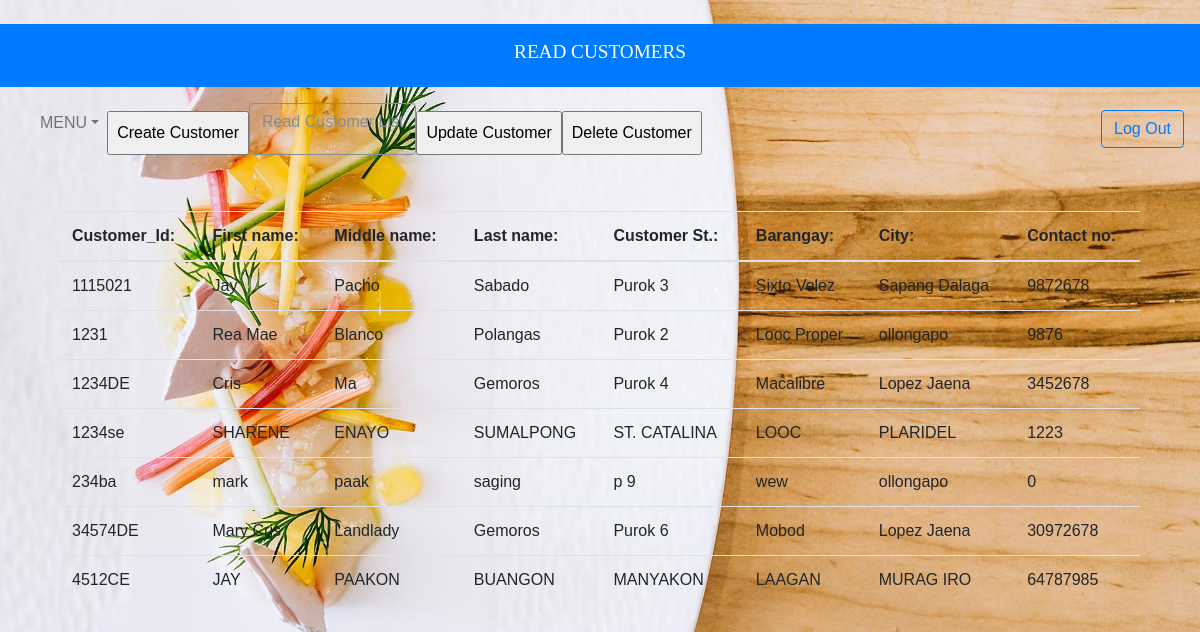
The app's page /cus_read.php with its own data.
### tables this page shows
CREATE TABLE `customer` (
  `customer_id` varchar(20) NOT NULL,
  `firstname` varchar(50) NOT NULL,
  `middlename` varchar(50) NOT NULL,
  `lastname` varchar(50) NOT NULL,
  `street` varchar(50) NOT NULL,
  `barangay` varchar(50) NOT NULL,
  `city` varchar(50) NOT NULL,
  `contact` int(11) NOT NULL
);

### cus_read.php (the view, shortened to what this page needs)
<!DOCTYPE html>
<html lang="en">
<head>
	<link rel="stylesheet" href="Bootstrap/css/bootstrap.min.css">
    <link rel="stylesheet" href="Style/style.css">
   </head>
<br><div class="text-center">
                <div class="header">
    		 <div class="p-3 mb-2 bg-primary text-white"><h1>READ CUSTOMERS</h1></div>
  		</div>
<nav class="navbar navbar-expand-lg navbar-light bg">
  <div class="collapse navbar-collapse" id="navbarSupportedContent">
    <ul class="navbar-nav mr-auto">
     <li class="nav-item dropdown">
    <a class="nav-link dropdown-toggle" data-toggle="dropdown" href="home.php" role="button" aria-haspopup="true" aria-expanded="false">MENU</a>
  </li>
	  <td>
       <a href="cus_create.php"><input type=button value="Create Customer"></a>
      </td>
	  <td>
       <a href="cus_read.php" button class="btn btn-outline-secondary my-2 my-sm-0" type="submit">Read Customer List</a>
      </td>
	  <td>
       <a href="cus_update.php"><input type=button value="Update Customer"></a>
      </td>
	  <td>
       <a href="cus_delete.php"><input type=button value="Delete Customer"></a>
      </td>
	</ul>
               <a href="logout.php" button class="btn btn-outline-primary my-2 my-sm-0" type="submit">Log Out</a>
	  </div>
</nav>
<body>
<div id="main">
 <div class="container">
  <center>
	<?php require_once 'cus_process.php';?>
	<div class="container">
	<?php
		$result = $mysqli->query("SELECT * FROM customer") or die($mysqli->error);
		?>
		<br><br>
			<table class="table">
				<thead>
					<tr>
						<th>Customer_Id:</th>
						<th>First name:</th>
						<th>Middle name:</th>
						<th>Last name:</th>
						<th>Customer St.:</th>
						<th>Barangay:</th>
						<th>City:</th>
						<th>Contact no:</th>
					</tr>
				</thead>
				<?php
					while($row=$result->fetch_assoc()):?>
					<thead class="thead-light">
						<tr>
							<td><?php echo $row['customer_id']?></td>
							<td><?php echo $row['firstname']?></td>
							<td><?php echo $row['middlename']?></td>
							<td><?php echo $row['lastname']?></td>
							<td><?php echo $row['street']?></td>
							<td><?php echo $row['barangay']?></td>
							<td><?php echo $row['city']?></td>
							<td><?php echo $row['contact']?></td>
						</tr>
					</thead>
						<?php endwhile;?>
			</table>
		</div>
    </div>
 </div>
</div>
</body>
</html>

### Style/style.css (style rules this page uses)
body { font-family: sans-serif; background: white; }
h1 { font-size: 1.2em; text-align: center; color: white; }
input { width: 100%; box-sizing: border-box; font-size: 1em; margin-top: 0.5em; padding: 0.5em; }
input::after { width: 100%; height: 5px; background: red; }
div.header { color: white; font-family:"Monotype corsiva"; }
body { font-family: Arial, Helvetica, sans-serif; }

### cus_read.php (style rules this page uses)
body { background-image: url(images/jay.JPG); background-size: cover; background-repeat: no-repeat; width: 100%; }

### records on screen
customer: customer_id "1115021", firstname "Jay", middlename "Pacho", lastname "Sabado", street "Purok 3", barangay "Sixto Velez", city "Sapang Dalaga", contact "9872678"
customer: customer_id "1231", firstname "Rea Mae", middlename "Blanco", lastname "Polangas", street "Purok 2", barangay "Looc Proper", city "ollongapo", contact "9876"
customer: customer_id "1234DE", firstname "Cris", middlename "Ma", lastname "Gemoros", street "Purok 4", barangay "Macalibre", city "Lopez Jaena", contact "3452678"
customer: customer_id "1234se", firstname "SHARENE", middlename "ENAYO", lastname "SUMALPONG", street "ST. CATALINA", barangay "LOOC", city "PLARIDEL", contact "1223"
customer: customer_id "234ba", firstname "mark", middlename "paak", lastname "saging", street "p 9", barangay "wew", city "ollongapo", contact "0"
customer: customer_id "34574DE", firstname "Mary Cris", middlename "Landlady", lastname "Gemoros", street "Purok 6", barangay "Mobod", city "Lopez Jaena", contact "30972678"
customer: customer_id "4512CE", firstname "JAY", middlename "PAAKON", lastname "BUANGON", street "MANYAKON", barangay "LAAGAN", city "MURAG IRO", contact "64787985"
